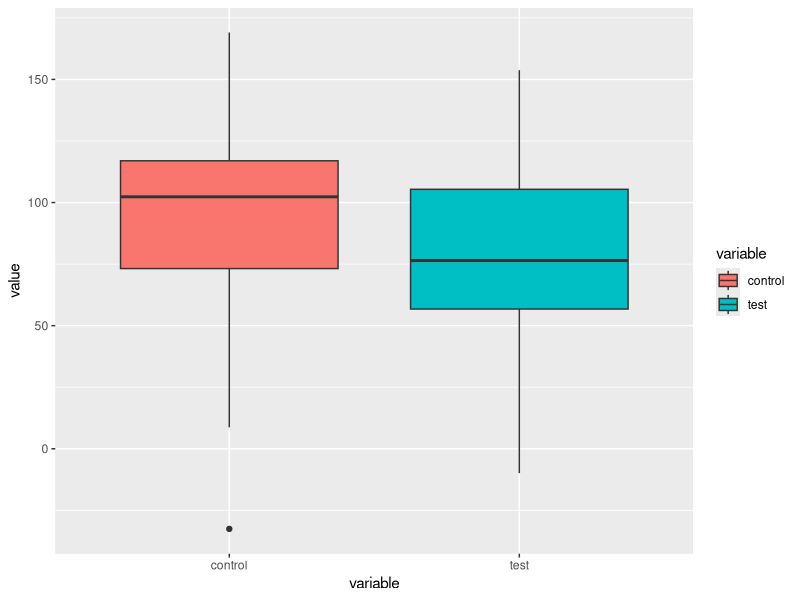
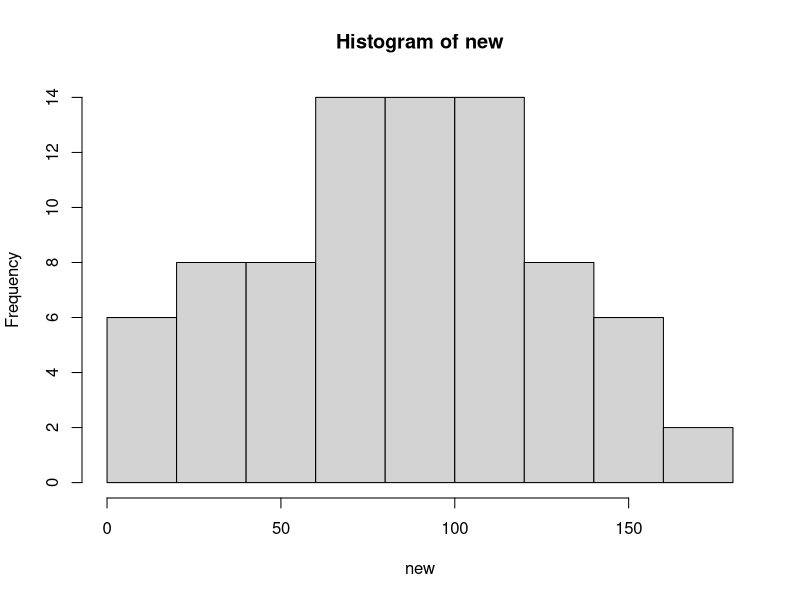

The R script that drew these images, in order:
## ---- chunk 1
library(reshape2)
library(ggplot2)
#Plreliminary Calls
u <- 100
v <- 80
w <- 40
x <- 40
y <- 43
z <- 38
#Function to Create Data
dataCreated<- function(mean1=u,mean2=v,n1=w,n2=x,sd1=y,sd2=z){
  mydf <- data.frame(control=rnorm(mean = mean1, n=n1, sd=sd1), test=rnorm(mean=mean2, n=n2, sd=sd2))
  return(mydf)
}
myDF <-dataCreated(mean1=u)
head(myDF)
#Funciton for ANOVA
myDF2 <- melt(myDF)
ANOVA <- function(data=myDF2){
  myANOVA <- aov(value~variable, data=data)
  summary(myANOVA)
}
ANOVA(data=myDF2)
ANOVA()
myANOVA <- aov(value~variable, data=myDF2)
summary(myANOVA)
#Function for Box Plot
ANOVAPlot <- function(data=myDF2){
  ggplot(data=data,aes(x=variable, y=value, fill=variable)) + geom_boxplot()
}
ANOVAPlot()





# 2 # Modify new output grpah
tester <- myDF2 
new <- ifelse(tester > 0.05, rnorm(n=w:x, mean=u:v, sd=y:z),0)
hist(new)
